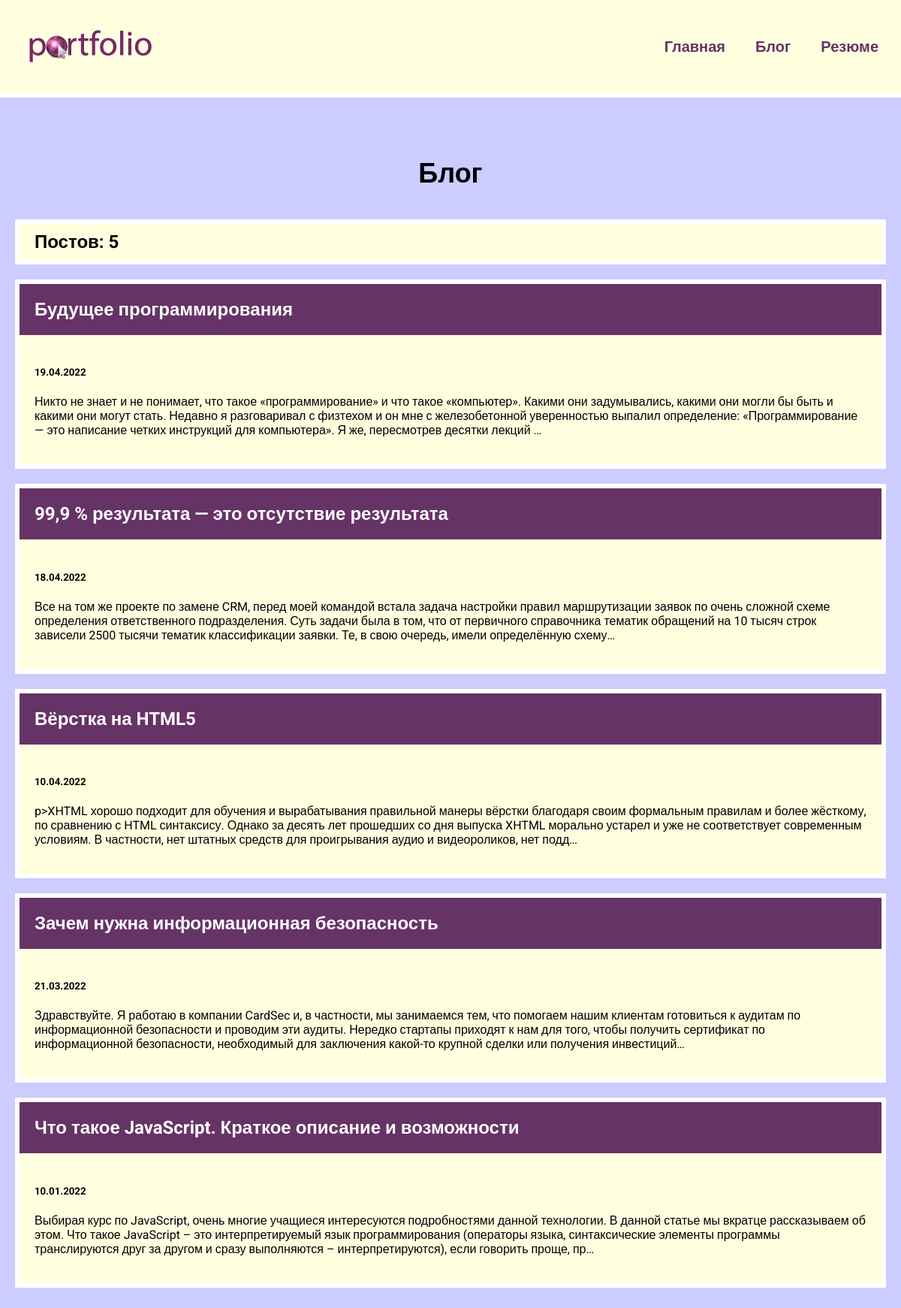
Screenshot of /blog/ with the database file from the repository.
### blog/models.py (models this page shows, shortened)
class Blog(models.Model):
    title =models.CharField(max_length=200)
    description = models.TextField()
    date = models.DateField()

### blog/views.py (the view)
# urls.py: path('', views.blogs, name ='blogs'),
def blogs(reguest):
    blogs = Blog.objects.order_by('-date')
    return render(reguest, 'blog/blog.html', {'blogs': blogs})

### blog/templates/blog/blog.html
{% extends 'skills/base.html' %}
{% block content %}
<h1> Блог</h1>
<h2 class="count">Постов: {{ blogs.count }}</h2>
{% for blog in blogs %}
<div class="element">
    <h2 class="top"><a href="{% url 'blog:detail' blog.id %}">{{ blog.title }}</a></h2>
    <div class="blog_text">
        <h5>{{ blog.date|date:'d.m.Y' }}</h5>
        <p>{{ blog.description|striptags|truncatechars:360 }}</p>
    </div>
</div>
{% endfor %}
{% endblock %}

### skills/static/css/style.css (style rules this page uses)
body { background: #CCCCFF; font-family: 'Roboto', sans-serif; padding: 0; margin: 0; }
.element, .count { background: lightyellow; border: 6px solid #FFF; margin: 20px 0; }
.content h1 { text-align: center; margin: 60px 0 40px; font-size: 36px; }
.top { background: #663366; margin: 0%; }
.top a { color: #FFF; text-decoration: none; padding: 20px; display: block; }
.blog_text { padding: 20px; box-sizing: border-box; }
.count { padding: 10px 20px; box-sizing: border-box; }

### rows the page displays
Blog: title "Будущее программирования", date "19.04.2022", description "Никто не знает и не понимает, что такое «программирование» и что такое «компьютер». Какими они задумывались, какими они могли бы быть и какими они могут стать. Недавно я разговаривал с физтехом и он мне с железобетонной уверенностью выпалил определение: «Программирование — это написание четких инструкций для компьютера». Я же, пересмотрев десятки лекций …"
Blog: title "99,9 % результата — это отсутствие результата", date "18.04.2022", description "Все на том же проекте по замене CRM, перед моей командой встала задача настройки правил маршрутизации заявок по очень сложной схеме определения ответственного подразделения. Суть задачи была в том, что от первичного справочника тематик обращений на 10 тысяч строк зависели 2500 тысячи тематик классификации заявки. Те, в свою очередь, имели определённую схему…"
Blog: title "Вёрстка на HTML5", date "10.04.2022", description "p>XHTML хорошо подходит для обучения и вырабатывания правильной манеры вёрстки благодаря своим формальным правилам и более жёсткому, по сравнению с HTML синтаксису. Однако за десять лет прошедших со дня выпуска XHTML морально устарел и уже не соответствует современным условиям. В частности, нет штатных средств для проигрывания аудио и видеороликов, нет подд…"
Blog: title "Зачем нужна информационная безопасность", date "21.03.2022", description "Здравствуйте. Я работаю в компании CardSec и, в частности, мы занимаемся тем, что помогаем нашим клиентам готовиться к аудитам по информационной безопасности и проводим эти аудиты. Нередко стартапы приходят к нам для того, чтобы получить сертификат по информационной безопасности, необходимый для заключения какой-то крупной сделки или получения инвестиций…"
Blog: title "Что такое JavaScript. Краткое описание и возможности", date "10.01.2022", description "Выбирая курс по JavaScript, очень многие учащиеся интересуются подробностями данной технологии. В данной статье мы вкратце рассказываем об этом. Что такое JavaScript – это интерпретируемый язык программирования (операторы языка, синтаксические элементы программы транслируются друг за другом и сразу выполняются – интерпретируются), если говорить проще, пр…"

### other values shown
{{ blogs.count }} "5"
